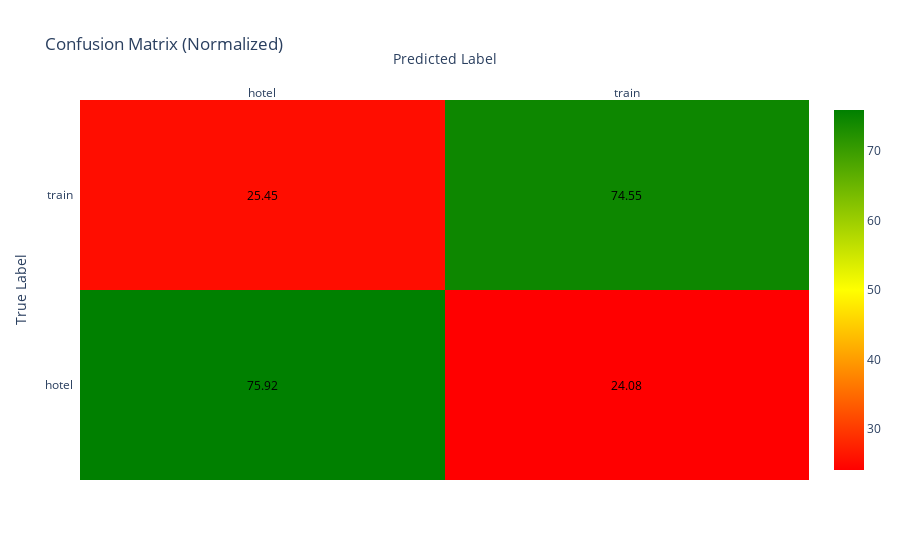

Source (notebook cell):
### Code cell
from sklearn.metrics import confusion_matrix
import plotly.figure_factory as ff

# Compute the confusion matrix
conf_matrix = confusion_matrix(filtered_labels_test, y_test_pred)

# Normalize the confusion matrix
conf_matrix_normalized = conf_matrix.astype('float') / conf_matrix.sum(axis=1)[:, np.newaxis]

# Convert the proportions to percentages
conf_matrix_percentage = conf_matrix_normalized * 100

labels = sorted(set(filtered_labels_test))

# Custom colorscale
red_to_green_colorscale = [
    [0.0, 'red'],  # red for 0%
    [0.5, 'yellow'],  # yellow for 50%
    [1.0, 'green']  # green for 100%
]

# Heatmap
fig = ff.create_annotated_heatmap(
    z=conf_matrix_percentage, 
    x=labels, 
    y=labels, 
    colorscale=red_to_green_colorscale,
    annotation_text=np.around(conf_matrix_percentage, decimals=2).astype(str),
    showscale=True
)

fig.update_layout(
    title='Confusion Matrix (Normalized)',
    xaxis=dict(title='Predicted Label'),
    yaxis=dict(title='True Label'),
    coloraxis_colorbar=dict(
        title='Percentage (%)'
    )
)

fig.show()

### Figure 1 — Plotly figure (JSON) as saved in the notebook; plotly's stock layout.template omitted (floating-point values rounded to 4 significant figures)
{"data": [{"colorscale": [[0, "red"], [0.5, "yellow"], [1, "green"]], "reversescale": false, "showscale": true, "type": "heatmap", "x": ["hotel", "train"], "y": ["hotel", "train"], "z": [[75.92, 24.08], [25.45, 74.55]]}], "layout": {"annotations": [{"font": {"color": "#000000"}, "showarrow": false, "text": "75.92", "x": "hotel", "xref": "x", "y": "hotel", "yref": "y"}, {"font": {"color": "#000000"}, "showarrow": false, "text": "24.08", "x": "train", "xref": "x", "y": "hotel", "yref": "y"}, {"font": {"color": "#000000"}, "showarrow": false, "text": "25.45", "x": "hotel", "xref": "x", "y": "train", "yref": "y"}, {"font": {"color": "#000000"}, "showarrow": false, "text": "74.55", "x": "train", "xref": "x", "y": "train", "yref": "y"}], "coloraxis": {"colorbar": {"title": {"text": "Percentage (%)"}}}, "title": {"text": "Confusion Matrix (Normalized)"}, "xaxis": {"dtick": 1, "gridcolor": "rgb(0, 0, 0)", "side": "top", "ticks": "", "title": {"text": "Predicted Label"}}, "yaxis": {"dtick": 1, "ticks": "", "ticksuffix": "  ", "title": {"text": "True Label"}}}}
